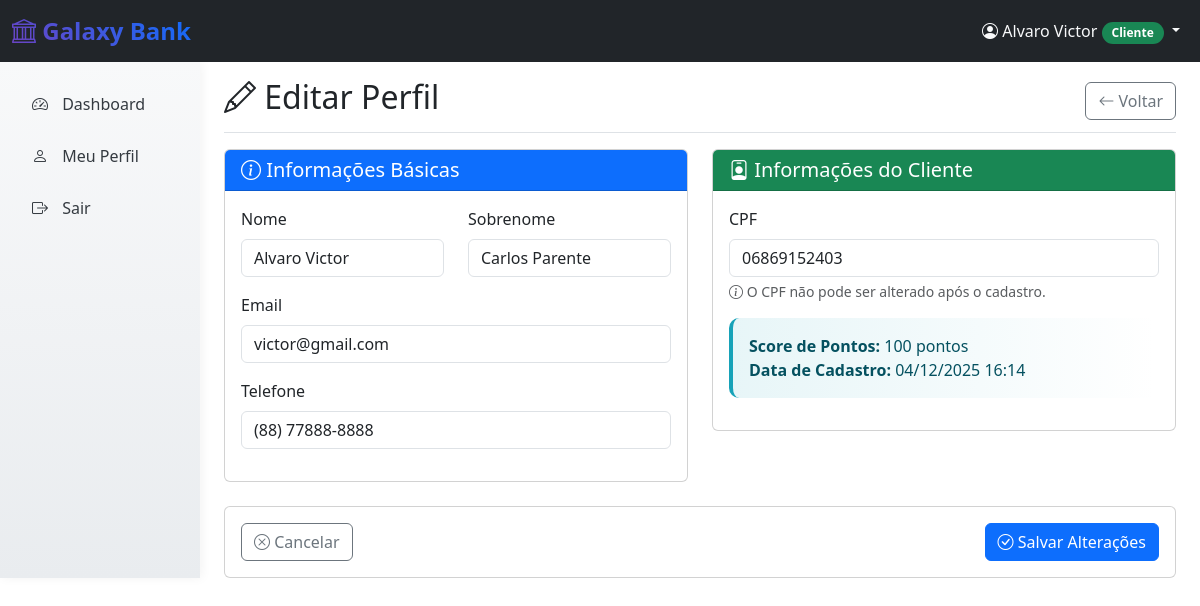
The app's page /perfil/editar/ (signed in) with its own data.
### usuarios/models.py (models this page shows, shortened)
class Usuario(AbstractUser):
    TIPO_USUARIO_CHOICES = [
        ('cliente', 'Cliente'),
        ('gerente', 'Gerente'),
    ]
    tipo_usuario = models.CharField(
        max_length=10,
        choices=TIPO_USUARIO_CHOICES,
        default='cliente'
    )
    telefone = models.CharField(
        max_length=15,
        blank=True,
        null=True,
        validators=[RegexValidator(r'^\+?1?\d{9,15}$')]
    )

class Cliente(models.Model):
    usuario = models.OneToOneField(Usuario, on_delete=models.CASCADE, primary_key=True)
    cpf = models.CharField(
        max_length=11,
        unique=True,
        validators=[RegexValidator(r'^\d{11}$', message='CPF deve conter 11 dígitos')]
    )
    score_pontos = models.IntegerField(default=0)
    saldo = models.DecimalField(max_digits=10, decimal_places=2, default=1000.00)
    limite_credito = models.DecimalField(max_digits=10, decimal_places=2, default=0.00)
    limite_credito_aprovado = models.BooleanField(default=False)
    data_cadastro = models.DateTimeField(auto_now_add=True)
    class Meta:
        verbose_name = 'Cliente'
        verbose_name_plural = 'Clientes'

### usuarios/views.py (the view)
# urls.py: path('perfil/editar/', views.perfil_editar, name='perfil_editar'),
@login_required
@csrf_protect
def perfil_editar(request):
    from .forms import PerfilUsuarioForm, PerfilClienteForm, PerfilGerenteForm
    try:
        if request.user.tipo_usuario == 'cliente':
            cliente = Cliente.objects.get(usuario=request.user)
            perfil_especifico = cliente
            PerfilEspecificoForm = PerfilClienteForm
        elif request.user.tipo_usuario == 'gerente':
            gerente = Gerente.objects.get(usuario=request.user)
            perfil_especifico = gerente
            PerfilEspecificoForm = PerfilGerenteForm
        else:
            messages.error(request, 'Tipo de usuário não reconhecido.')
            return redirect('usuarios:login')
    except (Cliente.DoesNotExist, Gerente.DoesNotExist):
        messages.error(request, 'Perfil não encontrado.')
        return redirect('usuarios:login')
    if request.method == 'POST':
        form_usuario = PerfilUsuarioForm(request.POST, instance=request.user)
        form_especifico = PerfilEspecificoForm(request.POST, instance=perfil_especifico)
        if form_usuario.is_valid() and form_especifico.is_valid():
            form_usuario.save()
            form_especifico.save()
            messages.success(request, 'Perfil atualizado com sucesso!')
            return redirect('usuarios:perfil')
    else:
        form_usuario = PerfilUsuarioForm(instance=request.user)
        form_especifico = PerfilEspecificoForm(instance=perfil_especifico)
    context = {
        'form_usuario': form_usuario,
        'form_especifico': form_especifico,
        'usuario': request.user,
        'perfil_especifico': perfil_especifico,
        'tipo_usuario': request.user.tipo_usuario,
    }
    return render(request, 'usuarios/perfil_editar.html', context)

### usuarios/forms.py (shortened to what this page needs)
class PerfilUsuarioForm(forms.ModelForm):
    class Meta:
        model = User
        fields = ['first_name', 'last_name', 'email', 'telefone']
        labels = {
            'first_name': 'Nome',
            'last_name': 'Sobrenome',
            'email': 'Email',
            'telefone': 'Telefone',
        }
        widgets = {
            'first_name': forms.TextInput(attrs={
                'class': 'form-control',
                'placeholder': 'Digite seu nome'
            }),
            'last_name': forms.TextInput(attrs={
                'class': 'form-control',
                'placeholder': 'Digite seu sobrenome'
            }),
            'email': forms.EmailInput(attrs={
                'class': 'form-control',
                'placeholder': 'seuemail@exemplo.com'
            }),
            'telefone': forms.TextInput(attrs={
                'class': 'form-control',
                'placeholder': '(11) 99999-9999'
            }),
        }

class PerfilClienteForm(forms.ModelForm):
    class Meta:
        model = Cliente
        fields = ['cpf']
        labels = {
            'cpf': 'CPF',
        }
        widgets = {
            'cpf': forms.TextInput(attrs={
                'class': 'form-control',
                'placeholder': '00000000000',
                'readonly': True,  # CPF não deve ser editável após cadastro
            }),
        }

### usuarios/templates/usuarios/perfil_editar.html (shortened to what this page needs)
{% extends "usuarios/base.html" %}
{% block content %}
<div class="container-fluid h-100">
    <div class="row h-100">
        <div class="col-md-3 col-lg-2 sidebar bg-dark">
            <div class="position-sticky pt-3">
                <ul class="nav flex-column">
                    {% if tipo_usuario == 'cliente' %}
                        <li class="nav-item">
                            <a class="nav-link" href="{% url 'usuarios:dashboard_cliente' %}">
                                <i class="bi bi-speedometer2"></i> Dashboard
                            </a>
                        </li>
                    {% elif tipo_usuario == 'gerente' %}
                        <li class="nav-item">
                            <a class="nav-link" href="{% url 'usuarios:dashboard_gerente' %}">
                                <i class="bi bi-speedometer2"></i> Dashboard
                            </a>
                        </li>
                    {% endif %}
                    <li class="nav-item">
                        <a class="nav-link" href="{% url 'usuarios:perfil' %}">
                            <i class="bi bi-person"></i> Meu Perfil
                        </a>
                    </li>
                    <li class="nav-item">
                        <a class="nav-link" href="#" onclick="GalaxyBank.logout(); return false;">
                            <i class="bi bi-box-arrow-right"></i> Sair
                        </a>
                    </li>
                </ul>
            </div>
        </div>
        <main class="col-md-9 ms-sm-auto col-lg-10 px-md-4">
            <div class="d-flex justify-content-between flex-wrap flex-md-nowrap align-items-center pt-3 pb-2 mb-3 border-bottom">
                <h1 class="h2">
                    <i class="bi bi-pencil"></i> Editar Perfil
                </h1>
                <div class="btn-toolbar mb-2 mb-md-0">
                    <a href="{% url 'usuarios:perfil' %}" class="btn btn-outline-secondary">
                        <i class="bi bi-arrow-left"></i> Voltar
                    </a>
                </div>
            </div>
            <form method="post" novalidate>
                <div class="row">
                    <div class="col-lg-6 mb-4">
                        <div class="card">
                            <div class="card-header bg-primary text-white">
                                <h5 class="card-title mb-0">
                                    <i class="bi bi-info-circle"></i> Informações Básicas
                                </h5>
                            </div>
                            <div class="card-body">
                                <div class="row">
                                    <div class="col-md-6 mb-3">
                                        <label for="{{ form_usuario.first_name.id_for_label }}" class="form-label">
                                            {{ form_usuario.first_name.label }}
                                        </label>
                                        {{ form_usuario.first_name }}
                                    </div>
                                    <div class="col-md-6 mb-3">
                                        <label for="{{ form_usuario.last_name.id_for_label }}" class="form-label">
                                            {{ form_usuario.last_name.label }}
                                        </label>
                                        {{ form_usuario.last_name }}
                                    </div>
                                </div>
                                <div class="mb-3">
                                    <label for="{{ form_usuario.email.id_for_label }}" class="form-label">
                                        {{ form_usuario.email.label }}
                                    </label>
                                    {{ form_usuario.email }}
                                </div>
                                <div class="mb-3">
                                    <label for="{{ form_usuario.telefone.id_for_label }}" class="form-label">
                                        {{ form_usuario.telefone.label }}
                                    </label>
                                    {{ form_usuario.telefone }}
                                </div>
                            </div>
                        </div>
                    </div>
                    <div class="col-lg-6 mb-4">
                        <div class="card">
                            {% if tipo_usuario == 'cliente' %}
                            <div class="card-header bg-success text-white">
                                <h5 class="card-title mb-0">
                                    <i class="bi bi-person-badge"></i> Informações do Cliente
                                </h5>
                            </div>
                            <div class="card-body">
                                <div class="mb-3">
                                    <label for="{{ form_especifico.cpf.id_for_label }}" class="form-label">
                                        {{ form_especifico.cpf.label }}
                                    </label>
                                    {{ form_especifico.cpf }}
                                    <div class="form-text">
                                        <i class="bi bi-info-circle"></i> O CPF não pode ser alterado após o cadastro.
                                    </div>
                                </div>
                                <div class="alert alert-info">
                                    <strong>Score de Pontos:</strong> {{ perfil_especifico.score_pontos }} pontos<br>
                                    <strong>Data de Cadastro:</strong> {{ perfil_especifico.data_cadastro|date:"d/m/Y H:i" }}
                                </div>
                            </div>
                            {% endif %}
                        </div>
                    </div>
                </div>
                <div class="row">
                    <div class="col-12">
                        <div class="card">
                            <div class="card-body">
                                <div class="d-flex justify-content-between">
                                    <a href="{% url 'usuarios:perfil' %}" class="btn btn-outline-secondary">
                                        <i class="bi bi-x-circle"></i> Cancelar
                                    </a>
                                    <button type="submit" class="btn btn-primary">
                                        <i class="bi bi-check-circle"></i> Salvar Alterações
                                    </button>
                                </div>
                            </div>
                        </div>
                    </div>
                </div>
            </form>
        </main>
    </div>
</div>
{% endblock %}

### usuarios/templates/usuarios/base.html (shortened to what this page needs)
<!DOCTYPE html>
<html lang="pt-br">
<head>
    <link href="https://cdn.jsdelivr.net/npm/bootstrap@5.3.2/dist/css/bootstrap.min.css" rel="stylesheet">
    <link href="https://cdn.jsdelivr.net/npm/bootstrap-icons@1.11.1/font/bootstrap-icons.css" rel="stylesheet">
    {% load static %}
    <link href="{% static 'css/galaxy-bank.css' %}" rel="stylesheet">
</head>
<body>
    <nav class="navbar navbar-expand-lg navbar-dark bg-dark">
        <div class="container-fluid">
            <a class="navbar-brand bg-galaxy-gradient" href="/" style="-webkit-background-clip: text; -webkit-text-fill-color: transparent; background-clip: text;">
                <i class="bi bi-bank"></i> Galaxy Bank
            </a>
            {% if user.is_authenticated %}
            <div class="navbar-nav ms-auto">
                <div class="nav-item dropdown">
                    <a class="nav-link dropdown-toggle text-light" href="#" role="button" data-bs-toggle="dropdown">
                        <i class="bi bi-person-circle"></i>
                        {{ user.first_name|default:user.username }}
                        {% if user.tipo_usuario == 'cliente' %}
                            <span class="badge bg-success">{{ user.get_tipo_usuario_display }}</span>
                        {% elif user.tipo_usuario == 'gerente' %}
                            <span class="badge bg-warning">{{ user.get_tipo_usuario_display }}</span>
                        {% else %}
                            <span class="badge bg-info">{{ user.get_tipo_usuario_display }}</span>
                        {% endif %}
                    </a>
                </div>
            </div>
            {% endif %}
        </div>
    </nav>
    <div class="container-fluid p-0">
        {% block content %}{% endblock %}
    </div>
</body>
</html>

### static/css/galaxy-bank.css (style rules this page uses)
:root { --galaxy-primary: #6f42c1; --galaxy-secondary: #0d6efd; --galaxy-gradient: linear-gradient(45deg, var(--galaxy-primary), var(--galaxy-secondary)); --galaxy-dark: #343a40; --galaxy-light: #f8f9fa; }
.animate-fadein { animation: fadeInUp 0.6s ease-out; }
.bg-galaxy-gradient { background: var(--galaxy-gradient); }
.sidebar { background: linear-gradient(180deg, #f8f9fa 0%, #e9ecef 100%); box-shadow: 2px 0 10px rgba(0,0,0,0.05); }
.sidebar .nav-link { color: var(--galaxy-dark); padding: 12px 20px; border-radius: 8px; margin: 2px 0; transition: all 0.3s ease; }
.sidebar .nav-link i { margin-right: 10px; width: 20px; text-align: center; }
.navbar-brand { font-size: 1.5rem; font-weight: 700; }
.alert { border: none; border-radius: 10px; border-left: 4px solid; }
.alert-info { border-left-color: #17a2b8; background: linear-gradient(90deg, rgba(23, 162, 184, 0.1), transparent); }
.badge { font-size: 0.75em; padding: 5px 10px; border-radius: 15px; }

### records on screen
Usuario: first_name "Alvaro Victor", tipo_usuario "Cliente", last_name "Carlos Parente", email "victor@gmail.com", telefone "(88) 77888-8888"
Cliente: cpf "06869152403", score_pontos "100", data_cadastro "04/12/2025 16:14"
